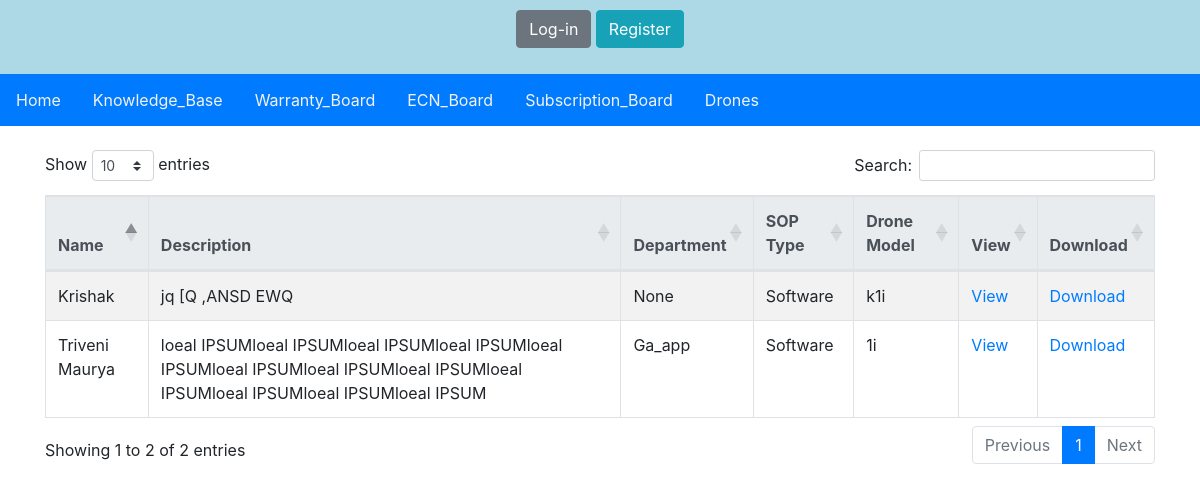
Page /sop_list/ on the committed database.
### main/models.py (models this page shows, shortened)
class SOP(models.Model):
    id = models.AutoField(primary_key=True)
    name = models.CharField(max_length=100)
    slug = models.SlugField(max_length=200, unique=True)
    user_types = models.ManyToManyField(UserType)  # Changed field name to lowercase and removed on_delete attribute
    drone_model = models.ForeignKey(ProductModel, on_delete=models.CASCADE)
    sop_type = models.CharField(max_length=20, choices=type_choice,
                                default=1)  # Added max_length parameter to SOP_Type field
    department = models.CharField(max_length=50, choices=department_choice, default=1)
    desc = models.TextField(max_length=2000)
    document = models.FileField(upload_to='Documents/KB/SOP', blank=True)
    created_on = models.DateTimeField(default=timezone.now)

class ProductModel(models.Model):
    id = models.AutoField(primary_key=True)
    model_name = models.CharField(max_length=100)
    product = models.ForeignKey(Product, on_delete=models.CASCADE)
    image = models.ImageField(upload_to='image/productmodel/', height_field=None, width_field=None,
                              max_length=100)
    spec = models.FileField(upload_to='documents/productmodel/')
    description = models.TextField()
    created_on = models.DateField(auto_now=True)
    def __str__(self):
        return self.model_name

### main/views.py (the view)
# urls.py: path('sop_list/', views.sop_list, name='sop_list'),
def sop_list(request):
    sops = SOP.objects.all()
    return render(request, 'sop_list.html', {'sops': sops})

### static/templates/sop_list.html (shortened to what this page needs)
{% include 'nav.html' %}
<!DOCTYPE html>
<html lang="en">
<head>
    <link rel="stylesheet" href="https://stackpath.bootstrapcdn.com/bootstrap/4.5.2/css/bootstrap.min.css">
    <link rel="stylesheet" href="https://cdn.datatables.net/1.10.25/css/dataTables.bootstrap4.min.css">
</head>
<body>
    <div class="container mt-4">
        <table id="sops-table" class="table table-bordered table-striped">
            <thead class="thead-light">
                <tr>
                    <th>Name</th>
                    <th>Description</th>
                    <th>Department</th>
                    <th>SOP Type</th>
                    <th>Drone Model</th>
                    <th>View</th>
                    <th>Download</th>
                </tr>
            </thead>
            <tbody>
                {% for sop in sops %}
                <tr>
                    <td>{{ sop.name }}</td>
                    <td>{{ sop.desc }}</td>
                    <td>{{ sop.get_department_display }}</td>
                    <td>{{ sop.get_sop_type_display }}</td>
                    <td>{{ sop.drone_model }}</td>
                    <td><a href="{% url 'authapp:view_sop_document' sop.id %}" target="_blank" class="view-btn">View</a></td>
                    <td><a href="{% url 'authapp:download_sop_document' sop.id %}" download class="download-btn">Download</a></td>
                </tr>
                {% endfor %}
            </tbody>
        </table>
    </div>
</body>
</html>

### static/templates/nav.html (style rules this page uses)
body { margin: 0; font-size: 16px; font-family: Arial, Helvetica, sans-serif; }

### static/templates/sop_list.html (style rules this page uses)
.view-btn, .download-btn { color: #007bff; text-decoration: none; cursor: pointer; margin-right: 10px; }
.thead-light { background-color: #87CEEB; }

### rows in the picture
SOP: name "Krishak", desc "jq [Q ,ANSD EWQ", department "None", sop_type "Software", drone_model "k1i"
SOP: name "Triveni Maurya", desc "loeal IPSUMloeal IPSUMloeal IPSUMloeal IPSUMloeal IPSUMloeal IPSUMloeal IPSUMloeal IPSUMloeal IPSUMloeal IPSUMloeal IPSUMloeal IPSUM", department "Ga_app", sop_type "Software", drone_model "1i"
